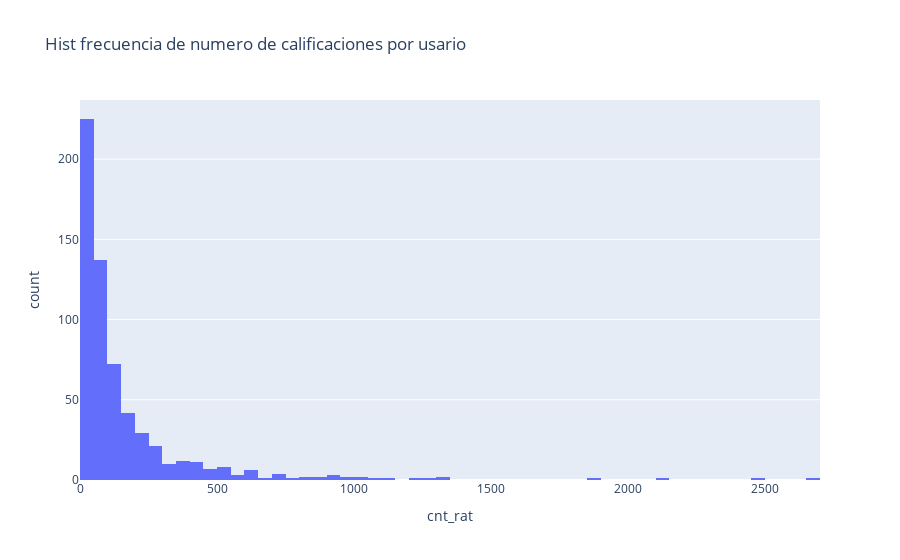

Source (notebook cell):
### Markdown cell above
Vemos que el dataset no tiene calificaciones en 0, no hay que eliminar ninguna película por falta de calificaciones.

### Code cell
### calcular cada usuario cuátos peliculas calificó
rating_users = pd.read_sql(
    """ select "userId" as userId,
                         count(*) as cnt_rat
                         from full_table
                         group by "userId"
                         order by cnt_rat asc
                         """,
    conn,
)

fig = px.histogram(
    rating_users,
    x="cnt_rat",
    title="Hist frecuencia de numero de calificaciones por usario",
)
fig.show()


rating_users.describe()

### Figure 1 — Plotly figure (JSON) as saved in the notebook; plotly's stock layout.template omitted (floating-point values rounded to 4 significant figures; data arrays with more than 128 entries replaced by an {"elided": "..."} marker saying what was removed)
{"data": [{"alignmentgroup": "True", "bingroup": "x", "hovertemplate": "cnt_rat=%{x}<br>count=%{y}<extra></extra>", "legendgroup": "", "marker": {"color": "#636efa", "pattern": {"shape": ""}}, "name": "", "offsetgroup": "", "orientation": "v", "showlegend": false, "type": "histogram", "x": {"elided": "610 int values"}, "xaxis": "x", "yaxis": "y"}], "layout": {"barmode": "relative", "legend": {"tracegroupgap": 0}, "title": {"text": "Hist frecuencia de numero de calificaciones por usario"}, "xaxis": {"anchor": "y", "domain": [0, 1], "title": {"text": "cnt_rat"}}, "yaxis": {"anchor": "x", "domain": [0, 1], "title": {"text": "count"}}}}
